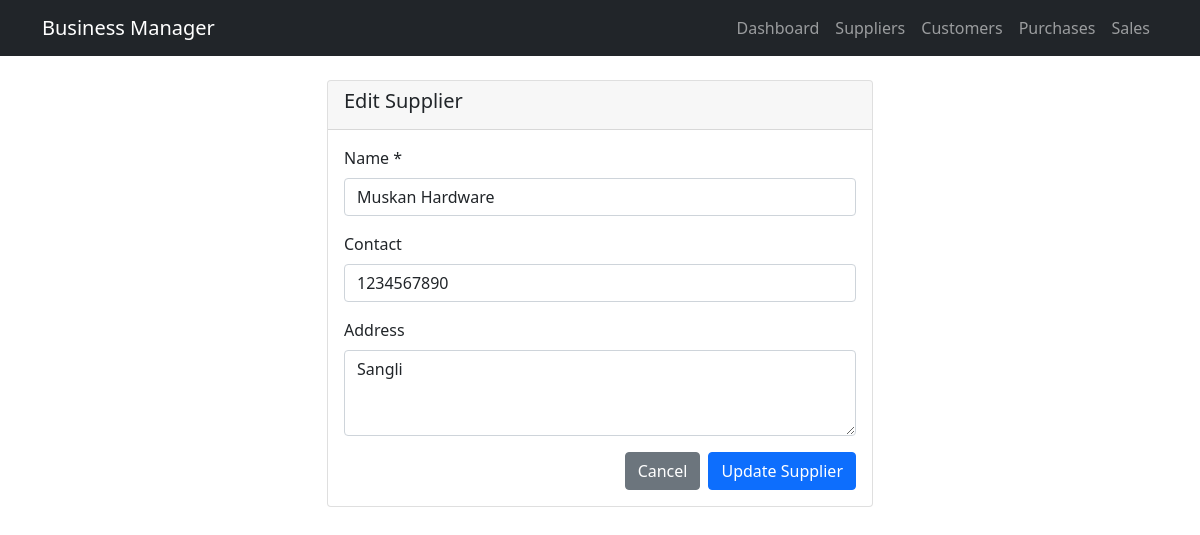
Page /suppliers/edit/1 on the committed database.
### tables this page shows
CREATE TABLE suppliers (
                id INTEGER PRIMARY KEY AUTOINCREMENT,
                name TEXT NOT NULL UNIQUE,
                contact TEXT,
                address TEXT,
                balance DECIMAL(15,2) DEFAULT 0.00,
                created_at TIMESTAMP DEFAULT CURRENT_TIMESTAMP,
                updated_at TIMESTAMP DEFAULT CURRENT_TIMESTAMP
            );

### app.py (the view, shortened to what this page needs)
@app.route('/suppliers/edit/<int:supplier_id>', methods=['GET', 'POST'])
def edit_supplier(supplier_id):
    supplier = supplier_model.get_by_id(supplier_id)
    if not supplier:
        flash('Supplier not found.', 'error')
        return redirect(url_for('suppliers'))
    return render_template('supplier_form.html', supplier=supplier, edit=True)

### models/database.py (called while the page is built)
    def get_db(self):
        if 'db' not in g:
            g.db = sqlite3.connect(self.db_path)
            g.db.row_factory = sqlite3.Row
            g.db.execute('PRAGMA foreign_keys = ON')
        return g.db

### models/supplier.py (called while the page is built)
    def get_by_id(self, id):
        try:
            cursor = self.db.get_db().cursor()
            cursor.execute('''
                SELECT s.*,
                       COUNT(p.id) as total_purchases,
                       COALESCE(SUM(p.amount), 0) as total_purchase_amount,
                       COALESCE(SUM(p.paid_amount), 0) as total_paid_amount,
                       COALESCE(SUM(pay.amount), 0) as total_payments
                FROM suppliers s
                LEFT JOIN purchases p ON s.id = p.supplier_id
                LEFT JOIN payments pay ON s.id = pay.supplier_id
                WHERE s.id = ?
                GROUP BY s.id
            ''', (id,))
            return cursor.fetchone()
        except sqlite3.Error as e:
            logging.error(f"Error fetching supplier {id}: {e}")
            return None

### templates/supplier_form.html (shortened to what this page needs)
{% extends "base.html" %}
{% block content %}
<div class="row justify-content-center">
    <div class="col-md-6">
        <div class="card">
            <div class="card-header">
                <h5>{{ 'Edit Supplier' if edit else 'Add New Supplier' }}</h5>
            </div>
            <div class="card-body">
                <form method="POST">
                    <div class="mb-3">
                        <label for="name" class="form-label">Name *</label>
                        <input type="text" class="form-control" id="name" name="name" required
                               value="{{ supplier.name if supplier else '' }}">
                    </div>
                    <div class="mb-3">
                        <label for="contact" class="form-label">Contact</label>
                        <input type="text" class="form-control" id="contact" name="contact"
                               value="{{ supplier.contact if supplier else '' }}">
                    </div>
                    <div class="mb-3">
                        <label for="address" class="form-label">Address</label>
                        <textarea class="form-control" id="address" name="address" rows="3">{{ supplier.address if supplier else '' }}</textarea>
                    </div>
                    <div class="d-grid gap-2 d-md-flex justify-content-md-end">
                        <a href="{{ url_for('suppliers') }}" class="btn btn-secondary">Cancel</a>
                        <button type="submit" class="btn btn-primary">
                            {{ 'Update Supplier' if edit else 'Add Supplier' }}
                        </button>
                    </div>
                </form>
            </div>
        </div>
    </div>
</div>
{% endblock %}

### rows in the picture
suppliers: name "Muskan Hardware", contact "1234567890", address "Sangli"

### other values in the picture
{{ 'Edit Supplier' if edit else 'Add New Supplier' }} "Edit Supplier"
{{ 'Update Supplier' if edit else 'Add Supplier' }} "Update Supplier"
